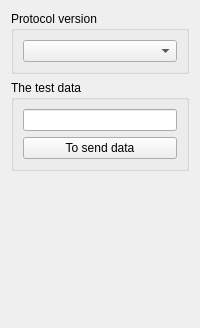
         <widget class="QWidget" name="tab_System_Setting_Agreement">
          <attribute name="title">
           <string>Agreement</string>
          </attribute>
          <layout class="QGridLayout" name="gridLayout_15">
           <item row="0" column="0">
            <widget class="QGroupBox" name="groupBox_8">
             <property name="title">
              <string>Protocol version</string>
             </property>
             <layout class="QGridLayout" name="gridLayout_16">
              <item row="0" column="0">
               <widget class="QComboBox" name="comboBox_4"/>
              </item>
             </layout>
            </widget>
           </item>
           <item row="1" column="0">
            <widget class="QGroupBox" name="groupBox_9">
             <property name="title">
              <string>The test data</string>
             </property>
             <layout class="QGridLayout" name="gridLayout_14">
              <item row="0" column="0">
               <widget class="QLineEdit" name="lineEdit_4"/>
              </item>
              <item row="1" column="0">
               <widget class="QPushButton" name="pushButton_3">
                <property name="text">
                 <string>To send data</string>
                </property>
               </widget>
              </item>
             </layout>
            </widget>
           </item>
           <item row="2" column="0">
            <spacer name="verticalSpacer_5">
             <property name="orientation">
              <enum>Qt::Vertical</enum>
             </property>
             <property name="sizeHint" stdset="0">
              <size>
               <width>20</width>
               <height>146</height>
              </size>
             </property>
            </spacer>
           </item>
          </layout>
         </widget>
